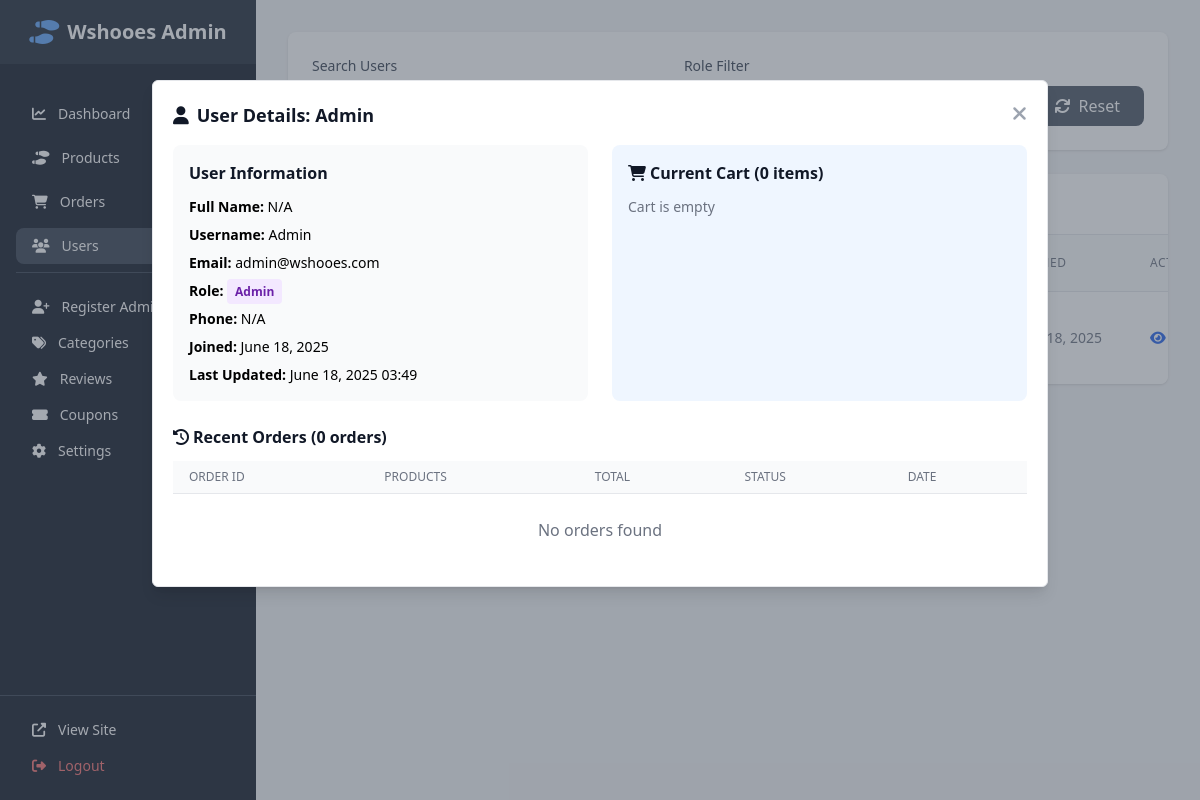
Screenshot of /admin/users.php?view_user=1 (signed in) with the database file from the repository.
### tables this page shows
CREATE TABLE IF NOT EXISTS users (
    id INT PRIMARY KEY AUTO_INCREMENT,
    username VARCHAR(100) NOT NULL,
    email VARCHAR(100) UNIQUE NOT NULL,
    password VARCHAR(255) NOT NULL,
    role ENUM('admin', 'customer') DEFAULT 'customer',
    full_name VARCHAR(100),
    profile_image VARCHAR(255) DEFAULT NULL,
    phone_number VARCHAR(20) DEFAULT NULL,
    remember_token VARCHAR(100) DEFAULT NULL,
    token_expires DATETIME DEFAULT NULL,
    created_at TIMESTAMP DEFAULT CURRENT_TIMESTAMP,
    updated_at TIMESTAMP DEFAULT CURRENT_TIMESTAMP ON UPDATE CURRENT_TIMESTAMP
);

### admin/users.php (the view, shortened to what this page needs)
<?php
$database = Database::getInstance();
$conn = $database->getConnection();
$query = "SELECT u.*,
          COUNT(DISTINCT o.id) as total_orders,
          COALESCE(SUM(o.total_amount), 0) as total_spent,
          COUNT(DISTINCT c.id) as cart_items
          FROM users u
          LEFT JOIN orders o ON u.id = o.user_id
          LEFT JOIN cart c ON u.id = c.user_id
          WHERE 1=1";
$query .= " GROUP BY u.id ORDER BY u.created_at DESC";
$users = $conn->query($query)->fetch_all(MYSQLI_ASSOC);
$selected_user = null;
$user_orders = [];
$user_cart = [];
if (isset($_GET['view_user'])) {
    $user_id = (int)$_GET['view_user'];
    $user_stmt = $conn->prepare("SELECT * FROM users WHERE id = ?");
    $user_stmt->bind_param("i", $user_id);
    $user_stmt->execute();
    $selected_user = $user_stmt->get_result()->fetch_assoc();
    if ($selected_user) {
        $orders_query = "SELECT o.*,
                        GROUP_CONCAT(CONCAT(p.name, ' (Qty: ', oi.quantity, ')') SEPARATOR ', ') as products
                        FROM orders o
                        LEFT JOIN order_items oi ON o.id = oi.order_id
                        LEFT JOIN products p ON oi.product_id = p.id
                        WHERE o.user_id = ?
                        GROUP BY o.id
                        ORDER BY o.created_at DESC
                        LIMIT 10";
        $orders_stmt = $conn->prepare($orders_query);
        $orders_stmt->bind_param("i", $user_id);
        $orders_stmt->execute();
        $user_orders = $orders_stmt->get_result()->fetch_all(MYSQLI_ASSOC);
        $cart_query = "SELECT c.*, p.name, p.price, p.main_image
                       FROM cart c
                       LEFT JOIN products p ON c.product_id = p.id
                       WHERE c.user_id = ?
                       ORDER BY c.created_at DESC";
        $cart_stmt = $conn->prepare($cart_query);
        $cart_stmt->bind_param("i", $user_id);
        $cart_stmt->execute();
        $user_cart = $cart_stmt->get_result()->fetch_all(MYSQLI_ASSOC);
    }
}
?>
<!DOCTYPE html>
<html lang="en">
<head>
    <script src="https://cdn.tailwindcss.com"></script>
    <link rel="stylesheet" href="https://cdnjs.cloudflare.com/ajax/libs/font-awesome/6.4.0/css/all.min.css">
</head>
<body class="bg-gray-100">
    <?php include __DIR__ . '/partials/sidebar.php'; ?>
    <div class="ml-64 min-h-screen">
        <?php include __DIR__ . '/partials/header.php'; ?>
        <main class="p-8">
            <div class="bg-white rounded-lg shadow p-6 mb-6">
                <form method="GET" class="flex flex-wrap gap-4 items-end">
                    <div class="flex-1 min-w-64">
                        <label class="block text-sm font-medium text-gray-700 mb-2">Search Users</label>
                    </div>
                    <div class="min-w-48">
                        <label class="block text-sm font-medium text-gray-700 mb-2">Role Filter</label>
                    </div>
                    <button type="submit" class="px-6 py-2 bg-blue-600 text-white rounded-lg hover:bg-blue-700">
                    </button>
                    <a href="users.php" class="px-6 py-2 bg-gray-600 text-white rounded-lg hover:bg-gray-700">
                        <i class="fas fa-refresh mr-2"></i>Reset
                    </a>
                </form>
            </div>
            <div class="bg-white rounded-lg shadow overflow-hidden">
                <div class="px-6 py-4 border-b border-gray-200">
                    <h3 class="text-lg font-semibold text-gray-900">
                        <span class="text-sm text-gray-500">(<?php echo count($users); ?> users)</span>
                    </h3>
                </div>
                <div class="overflow-x-auto">
                    <table class="min-w-full divide-y divide-gray-200">
                        <thead class="bg-gray-50">
                            <tr>
                                <th class="px-6 py-3 text-left text-xs font-medium text-gray-500 uppercase tracking-wider">Avatar</th>
                                <th class="px-6 py-3 text-left text-xs font-medium text-gray-500 uppercase tracking-wider">User</th>
                                <th class="px-6 py-3 text-left text-xs font-medium text-gray-500 uppercase tracking-wider">Role</th>
                                <th class="px-6 py-3 text-left text-xs font-medium text-gray-500 uppercase tracking-wider">Orders</th>
                                <th class="px-6 py-3 text-left text-xs font-medium text-gray-500 uppercase tracking-wider">Total Spent</th>
                                <th class="px-6 py-3 text-left text-xs font-medium text-gray-500 uppercase tracking-wider">Cart Items</th>
                                <th class="px-6 py-3 text-left text-xs font-medium text-gray-500 uppercase tracking-wider">Joined</th>
                                <th class="px-6 py-3 text-left text-xs font-medium text-gray-500 uppercase tracking-wider">Actions</th>
                            </tr>
                        </thead>
                        <tbody class="bg-white divide-y divide-gray-200">
                            <?php if (empty($users)): ?>
                                <tr>
                                    <td colspan="8" class="px-6 py-12 text-center text-gray-500">
                                        <i class="fas fa-inbox text-4xl mb-4"></i>
                                        <p>No users found</p>
                                    </td>
                                </tr>
                            <?php else: ?>
                                <?php foreach ($users as $user): ?>
                                <tr class="hover:bg-gray-50">
                                    <td class="px-6 py-4 whitespace-nowrap">
                                    </td>
                                    <td class="px-6 py-4">
                                        <div class="text-sm font-medium text-gray-900"><?php echo htmlspecialchars($user['full_name'] ?: $user['username']); ?></div>
                                        <div class="text-sm text-gray-500"><?php echo htmlspecialchars($user['email']); ?></div>
                                        <div class="text-sm text-gray-500">@<?php echo htmlspecialchars($user['username']); ?></div>
                                    </td>
                                    <td class="px-6 py-4 whitespace-nowrap">
                                        <form method="POST" class="inline-block">
                                        </form>
                                    </td>
                                    <td class="px-6 py-4 whitespace-nowrap text-sm text-gray-900">
                                        <span class="font-medium"><?php echo $user['total_orders']; ?></span>
                                    </td>
                                    <td class="px-6 py-4 whitespace-nowrap text-sm text-gray-900">
                                    </td>
                                    <td class="px-6 py-4 whitespace-nowrap text-sm text-gray-900">
                                        <span class="<?php echo $user['cart_items'] > 0 ? 'text-blue-600 font-medium' : 'text-gray-500'; ?>">
                                        </span>
                                    </td>
                                    <td class="px-6 py-4 whitespace-nowrap text-sm text-gray-500">
                                        <?php echo date('M d, Y', strtotime($user['created_at'])); ?>
                                    </td>
                                    <td class="px-6 py-4 whitespace-nowrap text-sm font-medium">
                                        <a href="?view_user=<?php echo $user['id']; ?>"
                                           class="text-blue-600 hover:text-blue-900 mr-3">
                                            <i class="fas fa-eye"></i> View
                                        </a>
                                    </td>
                                </tr>
                                <?php endforeach; ?>
                            <?php endif; ?>
                        </tbody>
                    </table>
                </div>
            </div>
            <?php if ($selected_user): ?>
            <div class="fixed inset-0 bg-gray-600 bg-opacity-50 overflow-y-auto h-full w-full z-50" id="userModal">
                <div class="relative top-20 mx-auto p-5 border w-11/12 max-w-4xl shadow-lg rounded-md bg-white">
                    <div class="flex justify-between items-center mb-4">
                        <h3 class="text-lg font-semibold text-gray-900">
                            <i class="fas fa-user mr-2"></i>User Details: <?php echo htmlspecialchars($selected_user['full_name'] ?: $selected_user['username']); ?>
                        </h3>
                        <a href="users.php" class="text-gray-400 hover:text-gray-600">
                            <i class="fas fa-times text-xl"></i>
                        </a>
                    </div>
                    <div class="grid grid-cols-1 lg:grid-cols-2 gap-6">
                        <div class="bg-gray-50 rounded-lg p-4">
                            <h4 class="font-semibold text-gray-900 mb-3">User Information</h4>
                            <div class="space-y-2 text-sm">
                                <p><strong>Full Name:</strong> <?php echo htmlspecialchars($selected_user['full_name'] ?: 'N/A'); ?></p>
                                <p><strong>Username:</strong> <?php echo htmlspecialchars($selected_user['username']); ?></p>
                                <p><strong>Email:</strong> <?php echo htmlspecialchars($selected_user['email']); ?></p>
                                <p><strong>Role:</strong>
                                    <span class="px-2 py-1 rounded text-xs font-semibold
                                        <?php echo $selected_user['role'] === 'admin' ? 'bg-purple-100 text-purple-800' : 'bg-green-100 text-green-800'; ?>">
                                        <?php echo ucfirst($selected_user['role']); ?>
                                    </span>
                                </p>
                                <p><strong>Phone:</strong> <?php echo htmlspecialchars($selected_user['phone_number'] ?: 'N/A'); ?></p>
                                <p><strong>Joined:</strong> <?php echo date('F d, Y', strtotime($selected_user['created_at'])); ?></p>
                                <p><strong>Last Updated:</strong> <?php echo date('F d, Y H:i', strtotime($selected_user['updated_at'])); ?></p>
                            </div>
                        </div>
                        <div class="bg-blue-50 rounded-lg p-4">
                            <h4 class="font-semibold text-gray-900 mb-3">
                                <i class="fas fa-shopping-cart mr-1"></i>Current Cart (<?php echo count($user_cart); ?> items)
                            </h4>
                            <div class="max-h-48 overflow-y-auto">
                                <?php if (empty($user_cart)): ?>
                                    <p class="text-gray-500 text-sm">Cart is empty</p>
                                <?php endif; ?>
                            </div>
                        </div>
                    </div>
                    <div class="mt-6">
                        <h4 class="font-semibold text-gray-900 mb-3">
                            <i class="fas fa-history mr-1"></i>Recent Orders (<?php echo count($user_orders); ?> orders)
                        </h4>
                        <div class="overflow-x-auto">
                            <table class="min-w-full divide-y divide-gray-200">
                                <thead class="bg-gray-50">
                                    <tr>
                                        <th class="px-4 py-2 text-left text-xs font-medium text-gray-500 uppercase">Order ID</th>
                                        <th class="px-4 py-2 text-left text-xs font-medium text-gray-500 uppercase">Products</th>
                                        <th class="px-4 py-2 text-left text-xs font-medium text-gray-500 uppercase">Total</th>
                                        <th class="px-4 py-2 text-left text-xs font-medium text-gray-500 uppercase">Status</th>
                                        <th class="px-4 py-2 text-left text-xs font-medium text-gray-500 uppercase">Date</th>
                                    </tr>
                                </thead>
                                <tbody class="bg-white divide-y divide-gray-200">
                                    <?php if (empty($user_orders)): ?>
                                        <tr>
                                            <td colspan="5" class="px-4 py-6 text-center text-gray-500">No orders found</td>
                                        </tr>
                                    <?php endif; ?>
                                </tbody>
                            </table>
                        </div>
                    </div>
                </div>
            </div>
            <?php endif; ?>
        </main>
    </div>
</body>
</html>

### rows the page displays
users: created_at "Jun 18, 2025", username "Admin", full_name "N/A", email "admin@wshooes.com", role "Admin", phone_number "N/A", created_at "June 18, 2025", updated_at "June 18, 2025 03:49"

### other values shown
count($user_cart) "0"
count($user_orders) "0"
